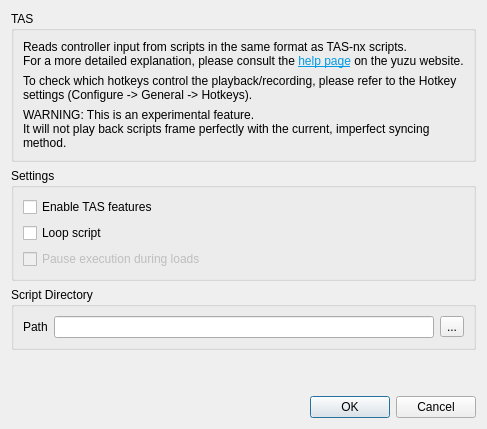
<?xml version="1.0" encoding="UTF-8"?>
<ui version="4.0">
 <class>ConfigureTas</class>
 <widget class="QDialog" name="ConfigureTas">
  <layout class="QVBoxLayout" name="verticalLayout_1">
   <item>
    <layout class="QHBoxLayout" name="horizontalLayout_1">
     <item>
      <widget class="QGroupBox" name="groupBox_1">
       <property name="title">
        <string>TAS</string>
       </property>
       <layout class="QGridLayout" name="gridLayout_1">
        <item row="0" column="0" colspan="4">
         <widget class="QLabel" name="label_1">
          <property name="text">
           <string>&lt;html&gt;&lt;head/&gt;&lt;body&gt;&lt;p&gt;Reads controller input from scripts in the same format as TAS-nx scripts.&lt;br/&gt;For a more detailed explanation, please consult the &lt;a href=&quot;https://yuzu-emu.org/help/feature/tas/&quot;&gt;&lt;span style=&quot; text-decoration: underline; color:#039be5;&quot;&gt;help page&lt;/span&gt;&lt;/a&gt; on the yuzu website.&lt;/p&gt;&lt;/body&gt;&lt;/html&gt;</string>
          </property>
          <property name="openExternalLinks">
           <bool>true</bool>
          </property>
         </widget>
        </item>
        <item row="1" column="0" colspan="4">
         <widget class="QLabel" name="label_2">
          <property name="text">
           <string>To check which hotkeys control the playback/recording, please refer to the Hotkey settings (Configure -&gt; General -&gt; Hotkeys).</string>
          </property>
          <property name="wordWrap">
           <bool>true</bool>
          </property>
         </widget>
        </item>
        <item row="2" column="0" colspan="4">
         <widget class="QLabel" name="label_3">
          <property name="text">
           <string>WARNING: This is an experimental feature.&lt;br/&gt;It will not play back scripts frame perfectly with the current, imperfect syncing method.</string>
          </property>
          <property name="wordWrap">
           <bool>true</bool>
          </property>
         </widget>
        </item>
       </layout>
      </widget>
     </item>
    </layout>
   </item>
   <item>
    <layout class="QHBoxLayout" name="horizontalLayout_2">
     <item>
      <widget class="QGroupBox" name="groupBox_2">
       <property name="title">
        <string>Settings</string>
       </property>
       <layout class="QGridLayout" name="gridLayout_2">
        <item row="0" column="0" colspan="4">
         <widget class="QCheckBox" name="tas_enable">
          <property name="text">
           <string>Enable TAS features</string>
          </property>
         </widget>
        </item>
        <item row="1" column="0" colspan="4">
         <widget class="QCheckBox" name="tas_loop_script">
          <property name="text">
           <string>Loop script</string>
          </property>
         </widget>
        </item>
        <item row="2" column="0" colspan="4">
         <widget class="QCheckBox" name="tas_pause_on_load">
          <property name="enabled">
           <bool>false</bool>
          </property>
          <property name="text">
           <string>Pause execution during loads</string>
          </property>
         </widget>
        </item>
       </layout>
      </widget>
     </item>
    </layout>
   </item>
   <item>
    <layout class="QHBoxLayout" name="horizontalLayout_3">
     <item>
      <widget class="QGroupBox" name="groupBox_3">
       <property name="title">
        <string>Script Directory</string>
       </property>
       <layout class="QGridLayout" name="gridLayout_3">
        <item row="0" column="0">
         <widget class="QLabel" name="label_4">
          <property name="text">
           <string>Path</string>
          </property>
         </widget>
        </item>
        <item row="0" column="3">
         <widget class="QToolButton" name="tas_path_button">
          <property name="text">
           <string>...</string>
          </property>
         </widget>
        </item>
        <item row="0" column="2">
         <widget class="QLineEdit" name="tas_path_edit"/>
        </item>
       </layout>
      </widget>
     </item>
    </layout>
   </item>
   <item>
    <spacer name="verticalSpacer">
     <property name="orientation">
      <enum>Qt::Vertical</enum>
     </property>
     <property name="sizeHint" stdset="0">
      <size>
       <width>20</width>
       <height>40</height>
      </size>
     </property>
    </spacer>
   </item>
   <item>
    <widget class="QDialogButtonBox" name="buttonBox">
     <property name="sizePolicy">
      <sizepolicy hsizetype="Preferred" vsizetype="Preferred">
       <horstretch>0</horstretch>
       <verstretch>0</verstretch>
      </sizepolicy>
     </property>
     <property name="orientation">
      <enum>Qt::Horizontal</enum>
     </property>
     <property name="standardButtons">
      <set>QDialogButtonBox::Cancel|QDialogButtonBox::Ok</set>
     </property>
    </widget>
   </item>
  </layout>
 </widget>
 <resources/>
 <connections>
  <connection>
   <sender>buttonBox</sender>
   <signal>accepted()</signal>
   <receiver>ConfigureTas</receiver>
   <slot>accept()</slot>
   <hints>
    <hint type="sourcelabel">
     <x>20</x>
     <y>20</y>
    </hint>
    <hint type="destinationlabel">
     <x>20</x>
     <y>20</y>
    </hint>
   </hints>
  </connection>
  <connection>
   <sender>buttonBox</sender>
   <signal>rejected()</signal>
   <receiver>ConfigureTas</receiver>
   <slot>reject()</slot>
   <hints>
    <hint type="sourcelabel">
     <x>20</x>
     <y>20</y>
    </hint>
    <hint type="destinationlabel">
     <x>20</x>
     <y>20</y>
    </hint>
   </hints>
  </connection>
 </connections>
</ui>
